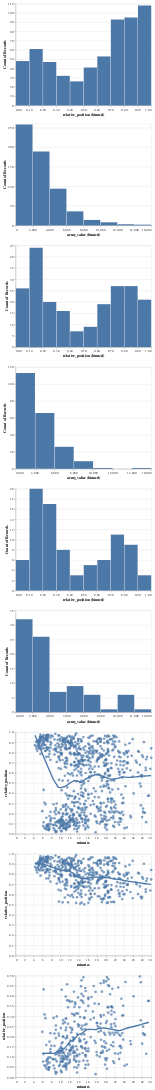

The code cell stored with this chart in its notebook:
### Code cell
early_pos = alt.Chart(army[army['current_stage'] == 'early']).mark_bar().encode(
    x=alt.X('relative_position:Q', bin=True),
    y='count()',
)
early_army = alt.Chart(army[army['current_stage'] == 'early']).mark_bar().encode(
    x=alt.X('army_value:Q', bin=True),
    y='count()',
)

mid_pos = alt.Chart(army[army['current_stage'] == 'mid']).mark_bar().encode(
    x=alt.X('relative_position:Q', bin=True),
    y='count()',
)
mid_army = alt.Chart(army[army['current_stage'] == 'mid']).mark_bar().encode(
    x=alt.X('army_value:Q', bin=True),
    y='count()',
)

late_pos = alt.Chart(army[army['current_stage'] == 'late']).mark_bar().encode(
    x=alt.X('relative_position:Q', bin=True),
    y='count()',
)
late_army = alt.Chart(army[army['current_stage'] == 'late']).mark_bar().encode(
    x=alt.X('army_value:Q', bin=True),
    y='count()',
)

position_vs_min = alt.Chart(army[army['minutes'] <= 30]).mark_circle(size=60).encode(
    x='minutes',
    y='relative_position',
)
position_vs_min_hi = alt.Chart(army[(army['minutes'] <= 30) & (army['relative_position'] > 0.5)]).mark_circle(size=60).encode(
    x='minutes',
    y='relative_position',
)
position_vs_min_low = alt.Chart(army[(army['minutes'] <= 30) & (army['relative_position'] < 0.5)]).mark_circle(size=60).encode(
    x='minutes',
    y='relative_position',
)

(early_pos & early_army
& mid_pos & mid_army
& late_pos & late_army
& (position_vs_min + position_vs_min.transform_loess('minutes', 'relative_position').mark_line(size=4))
& (position_vs_min_hi + position_vs_min_hi.transform_loess('minutes', 'relative_position').mark_line(size=4))
& (position_vs_min_low + position_vs_min_low.transform_loess('minutes', 'relative_position').mark_line(size=4)))

### Figure 1 — Vega-Lite specification as saved in the notebook (floating-point values rounded to 4 significant figures; data arrays with more than 128 entries replaced by an {"elided": "..."} marker saying what was removed)
{"config": {"view": {"continuousWidth": 400, "continuousHeight": 300}}, "vconcat": [{"data": {"name": "data-880c5fda5fe9b607437b84c2cb57d625"}, "mark": "bar", "encoding": {"x": {"type": "quantitative", "bin": true, "field": "relative_position"}, "y": {"type": "quantitative", "aggregate": "count"}}}, {"data": {"name": "data-880c5fda5fe9b607437b84c2cb57d625"}, "mark": "bar", "encoding": {"x": {"type": "quantitative", "bin": true, "field": "army_value"}, "y": {"type": "quantitative", "aggregate": "count"}}}, {"data": {"name": "data-34a5ec5f8747da546d54d4eebadd77af"}, "mark": "bar", "encoding": {"x": {"type": "quantitative", "bin": true, "field": "relative_position"}, "y": {"type": "quantitative", "aggregate": "count"}}}, {"data": {"name": "data-34a5ec5f8747da546d54d4eebadd77af"}, "mark": "bar", "encoding": {"x": {"type": "quantitative", "bin": true, "field": "army_value"}, "y": {"type": "quantitative", "aggregate": "count"}}}, {"data": {"name": "data-3b4e8f3d8d9a04a533f6602553139cf5"}, "mark": "bar", "encoding": {"x": {"type": "quantitative", "bin": true, "field": "relative_position"}, "y": {"type": "quantitative", "aggregate": "count"}}}, {"data": {"name": "data-3b4e8f3d8d9a04a533f6602553139cf5"}, "mark": "bar", "encoding": {"x": {"type": "quantitative", "bin": true, "field": "army_value"}, "y": {"type": "quantitative", "aggregate": "count"}}}, {"layer": [{"mark": {"type": "circle", "size": 60}, "encoding": {"x": {"type": "quantitative", "field": "minutes"}, "y": {"type": "quantitative", "field": "relative_position"}}}, {"mark": {"type": "line", "size": 4}, "encoding": {"x": {"type": "quantitative", "field": "minutes"}, "y": {"type": "quantitative", "field": "relative_position"}}, "transform": [{"loess": "relative_position", "on": "minutes"}]}], "data": {"name": "data-a5112781c81de1b1029bd93095dce8ee"}}, {"layer": [{"mark": {"type": "circle", "size": 60}, "encoding": {"x": {"type": "quantitative", "field": "minutes"}, "y": {"type": "quantitative", "field": "relative_position"}}}, {"mark": {"type": "line", "size": 4}, "encoding": {"x": {"type": "quantitative", "field": "minutes"}, "y": {"type": "quantitative", "field": "relative_position"}}, "transform": [{"loess": "relative_position", "on": "minutes"}]}], "data": {"name": "data-dfad17e10c3b7bf849e399979551ca2e"}}, {"layer": [{"mark": {"type": "circle", "size": 60}, "encoding": {"x": {"type": "quantitative", "field": "minutes"}, "y": {"type": "quantitative", "field": "relative_position"}}}, {"mark": {"type": "line", "size": 4}, "encoding": {"x": {"type": "quantitative", "field": "minutes"}, "y": {"type": "quantitative", "field": "relative_position"}}, "transform": [{"loess": "relative_position", "on": "minutes"}]}], "data": {"name": "data-d684d9997a9bd8e74a6ee63a2cec213a"}}], "$schema": "https://vega.github.io/schema/vega-lite/v4.8.1.json", "datasets": {"data-880c5fda5fe9b607437b84c2cb57d625": {"elided": "604 records"}, "data-34a5ec5f8747da546d54d4eebadd77af": {"elided": "216 records"}, "data-3b4e8f3d8d9a04a533f6602553139cf5": [{"relative_position": 0.2153, "army_value": 4375, "current_stage": "late", "gameloop": 12720, "minutes": 9.5}, {"relative_position": 0.2043, "army_value": 5025, "current_stage": "late", "gameloop": 12960, "minutes": 9.6}, {"relative_position": 0.0771, "army_value": 4550, "current_stage": "late", "gameloop": 13440, "minutes": 10.0}, {"relative_position": 0.1021, "army_value": 4250, "current_stage": "late", "gameloop": 14160, "minutes": 10.5}, {"relative_position": 0.133, "army_value": 4200, "current_stage": "late", "gameloop": 16080, "minutes": 12.0}, {"relative_position": 0.2451, "army_value": 5450, "current_stage": "late", "gameloop": 16320, "minutes": 12.1}, {"relative_position": 0.7057, "army_value": 7850, "current_stage": "late", "gameloop": 17520, "minutes": 13.0}, {"relative_position": 0.6727, "army_value": 9200, "current_stage": "late", "gameloop": 17760, "minutes": 13.2}, {"relative_position": 0.1986, "army_value": 5300, "current_stage": "late", "gameloop": 14160, "minutes": 10.5}, {"relative_position": 0.27, "army_value": 7600, "current_stage": "late", "gameloop": 14640, "minutes": 10.9}, {"relative_position": 0.5646, "army_value": 8500, "current_stage": "late", "gameloop": 34800, "minutes": 25.9}, {"relative_position": 0.2207, "army_value": 4100, "current_stage": "late", "gameloop": 16560, "minutes": 12.3}, {"relative_position": 0.1869, "army_value": 4300, "current_stage": "late", "gameloop": 17280, "minutes": 12.9}, {"relative_position": 0.3597, "army_value": 7250, "current_stage": "late", "gameloop": 17760, "minutes": 13.2}, {"relative_position": 0.128, "army_value": 5200, "current_stage": "late", "gameloop": 13200, "minutes": 9.8}, {"relative_position": 0.07747, "army_value": 4550, "current_stage": "late", "gameloop": 13440, "minutes": 10.0}, {"relative_position": 0.1727, "army_value": 4800, "current_stage": "late", "gameloop": 13920, "minutes": 10.4}, {"relative_position": 0.2016, "army_value": 4525, "current_stage": "late", "gameloop": 14160, "minutes": 10.5}, {"relative_position": 0.1903, "army_value": 8000, "current_stage": "late", "gameloop": 18960, "minutes": 14.1}, {"relative_position": 0.7174, "army_value": 10200, "current_stage": "late", "gameloop": 19920, "minutes": 14.8}, {"relative_position": 0.7236, "army_value": 5600, "current_stage": "late", "gameloop": 20160, "minutes": 15.0}, {"relative_position": 0.1435, "army_value": 5700, "current_stage": "late", "gameloop": 20640, "minutes": 15.4}, {"relative_position": 0.6766, "army_value": 10725, "current_stage": "late", "gameloop": 18000, "minutes": 13.4}, {"relative_position": 0.2421, "army_value": 4675, "current_stage": "late", "gameloop": 13440, "minutes": 10.0}, {"relative_position": 0.5711, "army_value": 10600, "current_stage": "late", "gameloop": 27600, "minutes": 20.5}, {"relative_position": 0.07776, "army_value": 5150, "current_stage": "late", "gameloop": 18960, "minutes": 14.1}, {"relative_position": 0.8532, "army_value": 4400, "current_stage": "late", "gameloop": 29520, "minutes": 22.0}, {"relative_position": 0.8596, "army_value": 5250, "current_stage": "late", "gameloop": 29760, "minutes": 22.1}, {"relative_position": 0.8332, "army_value": 6475, "current_stage": "late", "gameloop": 14880, "minutes": 11.1}, {"relative_position": 0.2557, "army_value": 5875, "current_stage": "late", "gameloop": 18960, "minutes": 14.1}, {"relative_position": 0.08603, "army_value": 4700, "current_stage": "late", "gameloop": 16080, "minutes": 12.0}, {"relative_position": 0.6225, "army_value": 6250, "current_stage": "late", "gameloop": 27600, "minutes": 20.5}, {"relative_position": 0.106, "army_value": 5450, "current_stage": "late", "gameloop": 13680, "minutes": 10.2}, {"relative_position": 0.2624, "army_value": 7475, "current_stage": "late", "gameloop": 21120, "minutes": 15.7}, {"relative_position": 0.8913, "army_value": 6400, "current_stage": "late", "gameloop": 12480, "minutes": 9.3}, {"relative_position": 0.9337, "army_value": 4475, "current_stage": "late", "gameloop": 17040, "minutes": 12.7}, {"relative_position": 0.8684, "army_value": 5750, "current_stage": "late", "gameloop": 16560, "minutes": 12.3}, {"relative_position": 0.1979, "army_value": 4725, "current_stage": "late", "gameloop": 22320, "minutes": 16.6}, {"relative_position": 0.1215, "army_value": 5650, "current_stage": "late", "gameloop": 17760, "minutes": 13.2}, {"relative_position": 0.2951, "army_value": 5000, "current_stage": "late", "gameloop": 20400, "minutes": 15.2}, {"relative_position": 0.2374, "army_value": 4000, "current_stage": "late", "gameloop": 20640, "minutes": 15.4}, {"relative_position": 0.2109, "army_value": 4200, "current_stage": "late", "gameloop": 19680, "minutes": 14.6}, {"relative_position": 0.2541, "army_value": 10775, "current_stage": "late", "gameloop": 19920, "minutes": 14.8}, {"relative_position": 0.3684, "army_value": 8275, "current_stage": "late", "gameloop": 17760, "minutes": 13.2}, {"relative_position": 0.3145, "army_value": 5675, "current_stage": "late", "gameloop": 18000, "minutes": 13.4}, {"relative_position": 0.1413, "army_value": 5250, "current_stage": "late", "gameloop": 13680, "minutes": 10.2}, {"relative_position": 0.1398, "army_value": 5625, "current_stage": "late", "gameloop": 13920, "minutes": 10.4}, {"relative_position": 0.09312, "army_value": 5400, "current_stage": "late", "gameloop": 14160, "minutes": 10.5}, {"relative_position": 0.6891, "army_value": 5075, "current_stage": "late", "gameloop": 15360, "minutes": 11.4}, {"relative_position": 0.3041, "army_value": 4250, "current_stage": "late", "gameloop": 17520, "minutes": 13.0}, {"relative_position": 0.1529, "army_value": 7200, "current_stage": "late", "gameloop": 18000, "minutes": 13.4}, {"relative_position": 0.7901, "army_value": 4100, "current_stage": "late", "gameloop": 18720, "minutes": 13.9}, {"relative_position": 0.7182, "army_value": 7700, "current_stage": "late", "gameloop": 18960, "minutes": 14.1}, {"relative_position": 0.1173, "army_value": 4475, "current_stage": "late", "gameloop": 15600, "minutes": 11.6}, {"relative_position": 0.7955, "army_value": 5550, "current_stage": "late", "gameloop": 33120, "minutes": 24.6}, {"relative_position": 0.7579, "army_value": 8675, "current_stage": "late", "gameloop": 33360, "minutes": 24.8}, {"relative_position": 0.9267, "army_value": 5800, "current_stage": "late", "gameloop": 14400, "minutes": 10.7}, {"relative_position": 0.372, "army_value": 8250, "current_stage": "late", "gameloop": 16080, "minutes": 12.0}, {"relative_position": 0.5871, "army_value": 6675, "current_stage": "late", "gameloop": 26640, "minutes": 19.8}, {"relative_position": 0.693, "army_value": 4875, "current_stage": "late", "gameloop": 27360, "minutes": 20.4}, {"relative_position": 0.6891, "army_value": 7400, "current_stage": "late", "gameloop": 19200, "minutes": 14.3}, {"relative_position": 0.1072, "army_value": 4600, "current_stage": "late", "gameloop": 12960, "minutes": 9.6}, {"relative_position": 0.05332, "army_value": 5225, "current_stage": "late", "gameloop": 14160, "minutes": 10.5}, {"relative_position": 0.72, "army_value": 4025, "current_stage": "late", "gameloop": 21600, "minutes": 16.1}, {"relative_position": 0.1197, "army_value": 6000, "current_stage": "late", "gameloop": 19920, "minutes": 14.8}, {"relative_position": 0.2584, "army_value": 4100, "current_stage": "late", "gameloop": 20640, "minutes": 15.4}, {"relative_position": 0.3239, "army_value": 4375, "current_stage": "late", "gameloop": 23040, "minutes": 17.1}, {"relative_position": 0.8412, "army_value": 4900, "current_stage": "late", "gameloop": 15120, "minutes": 11.2}, {"relative_position": 0.1692, "army_value": 5750, "current_stage": "late", "gameloop": 23760, "minutes": 17.7}, {"relative_position": 0.4625, "army_value": 10775, "current_stage": "late", "gameloop": 25200, "minutes": 18.8}, {"relative_position": 0.2674, "army_value": 4600, "current_stage": "late", "gameloop": 26880, "minutes": 20.0}, {"relative_position": 0.3518, "army_value": 6700, "current_stage": "late", "gameloop": 31920, "minutes": 23.8}, {"relative_position": 0.7679, "army_value": 8100, "current_stage": "late", "gameloop": 34560, "minutes": 25.7}, {"relative_position": 0.4308, "army_value": 5825, "current_stage": "late", "gameloop": 13680, "minutes": 10.2}, {"relative_position": 0.5241, "army_value": 5325, "current_stage": "late", "gameloop": 13920, "minutes": 10.4}, {"relative_position": 0.2813, "army_value": 4675, "current_stage": "late", "gameloop": 14160, "minutes": 10.5}, {"relative_position": 0.3975, "army_value": 7325, "current_stage": "late", "gameloop": 14880, "minutes": 11.1}, {"relative_position": 0.833, "army_value": 7225, "current_stage": "late", "gameloop": 15360, "minutes": 11.4}, {"relative_position": 0.843, "army_value": 6150, "current_stage": "late", "gameloop": 15840, "minutes": 11.8}, {"relative_position": 0.8437, "army_value": 5200, "current_stage": "late", "gameloop": 16080, "minutes": 12.0}, {"relative_position": 0.9562, "army_value": 4400, "current_stage": "late", "gameloop": 16320, "minutes": 12.1}, {"relative_position": 0.7858, "army_value": 5275, "current_stage": "late", "gameloop": 13440, "minutes": 10.0}, {"relative_position": 0.7978, "army_value": 4075, "current_stage": "late", "gameloop": 13680, "minutes": 10.2}, {"relative_position": 0.1455, "army_value": 4575, "current_stage": "late", "gameloop": 16560, "minutes": 12.3}, {"relative_position": 0.233, "army_value": 4000, "current_stage": "late", "gameloop": 16800, "minutes": 12.5}, {"relative_position": 0.1538, "army_value": 4075, "current_stage": "late", "gameloop": 17040, "minutes": 12.7}, {"relative_position": 0.4716, "army_value": 11775, "current_stage": "late", "gameloop": 26880, "minutes": 20.0}, {"relative_position": 0.5186, "army_value": 10675, "current_stage": "late", "gameloop": 27120, "minutes": 20.2}], "data-a5112781c81de1b1029bd93095dce8ee": {"elided": "814 records"}, "data-dfad17e10c3b7bf849e399979551ca2e": {"elided": "471 records"}, "data-d684d9997a9bd8e74a6ee63a2cec213a": {"elided": "343 records"}}}
